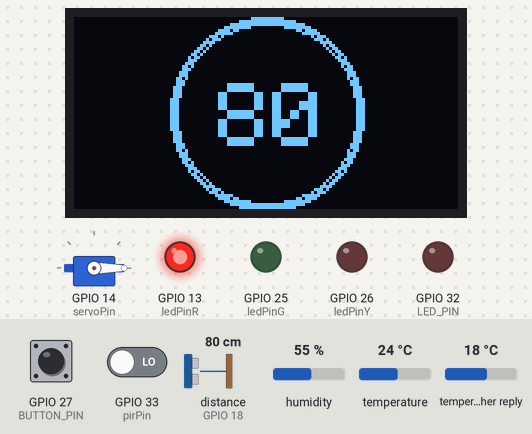
Simulated run of this program. Board: ESP32. Shown: servo, 128×64 one-colour display, output pins drawn as LEDs (lit = HIGH). Wiring (from diagram.json): ultrasonic range finder: trigger GPIO 19; echo GPIO 18. The inputs (shaded band) are chosen by the test bench; at power-on: GPIO 27 (BUTTON_PIN) HIGH, GPIO 33 (pirPin) LOW, humidity 55 %, distance to the obstacle (sensor on GPIO 18) 80 cm, temperature 24 °C, temperature in the weather reply 18 °C. The echo pulse lasts 58.3 µs per cm; WiFi joins after 1.5 s; servers stay silent unless stated; web services answer with replies made up by the test bench; pins used as bus, display or sensor lines are not drawn; what the program prints to the serial monitor is not drawn.

Above: at 3.0 s.
3.1 s: GPIO 27 (BUTTON_PIN) pulled LOW for 0.15 s
At 4.5 s:
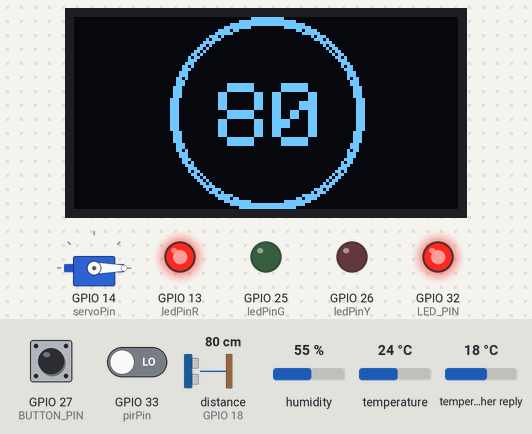
14.4 s: GPIO 33 (pirPin) driven HIGH
At 19.2 s:
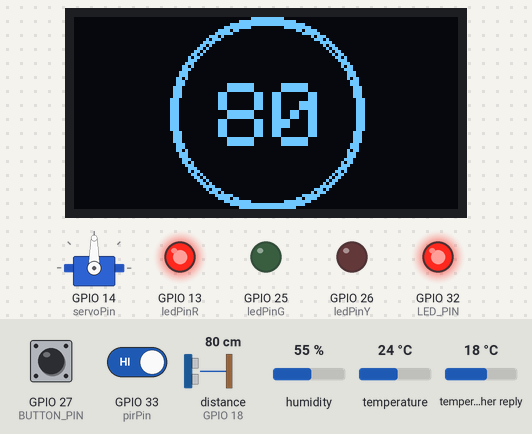
19.5 s: GPIO 27 (BUTTON_PIN) pulled LOW for 1 s
At 20.5 s:
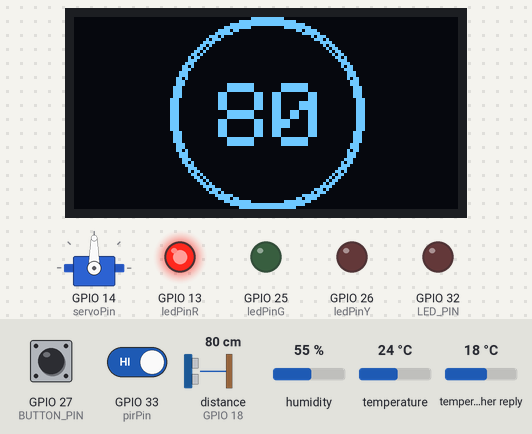
22.0 s: GPIO 33 (pirPin) driven LOW
At 27.2 s:
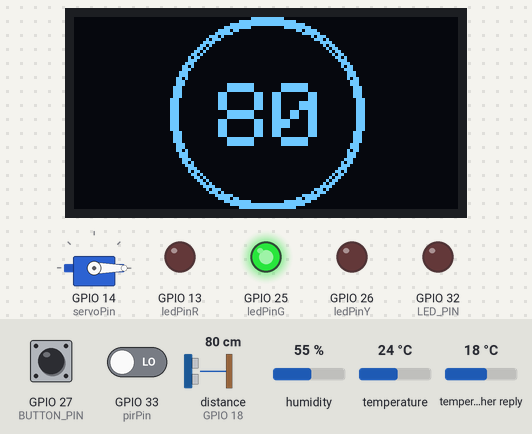
33.1 s: humidity set to 88 %
39.6 s: GPIO 27 (BUTTON_PIN) pulled LOW for 0.15 s
At 45.3 s:
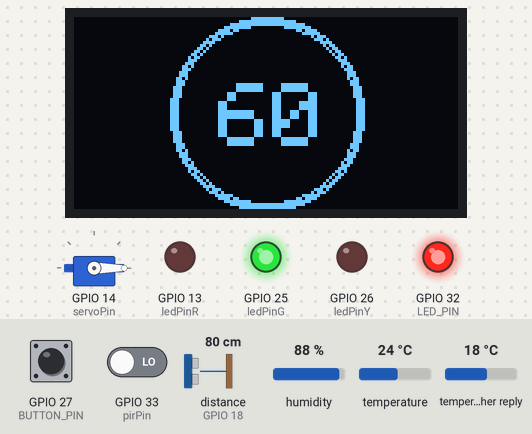
Timing chart, 0 to 46.7 s (numbered marks = the images above; inputs shaded):
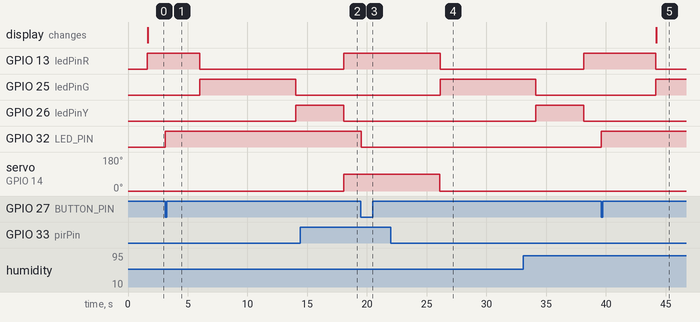

The program:

main.cpp
```cpp
#include <Arduino.h>
#include <WiFi.h>
#include <HTTPClient.h>
#include <ArduinoJson.h>
#include <ESP32Servo.h>
#include <Wire.h>
#include <Adafruit_GFX.h>
#include <Adafruit_SSD1306.h>
#include <DHT.h>

#define SCREEN_WIDTH 128
#define SCREEN_HEIGHT 64
#define DHTTYPE DHT22

int ledPinR = 13;
int ledPinY = 26;
int ledPinG = 25;
int pirPin = 33;

int DHT22Pin = 23;
DHT dht(DHT22Pin, DHTTYPE);
Adafruit_SSD1306 display(SCREEN_WIDTH, SCREEN_HEIGHT, &Wire, -1);

Servo myServo;
int servoPin = 14;

int trigPin = 19;
int echoPin = 18;

const char* ssid = "Wokwi-GUEST";
const char* password = "";

const char* api_url = "https://api.open-meteo.com/v1/forecast?latitude=-28.0167&longitude=153.4000&current=temperature_2m,wind_speed_10m,relative_humidity_2m&timezone=auto";
WiFiClientSecure cloudClient;

// Timing and state variables for the non-blocking traffic light
unsigned long previousMillis = 0;
unsigned long currentInterval = 6000; // Starts with Red light delay
int trafficState = 0; // 0 = Red, 1 = Green, 2 = Yellow

// Timing used for speed check
unsigned long lastSpeedCheckMillis = 0;
unsigned long speedCheckInterval = 100; // Take a reading every 100ms
float lastDistance = -1;

// Timing used for non-blocking warning display
unsigned long lastWarningMillis = 0;
unsigned long WarningInterval = 1000;

bool pedestrianDetected = false;
bool barrierLowered = false;
int speedLimit = 80; // Default speed limit in km/h

struct weatherData {
  float temperature;
  float humidity;
};

weatherData onlineWeather;
float temperature;
float humidity;


// Upload Button Configuration (interupt)
int BUTTON_PIN = 27;
int LED_PIN = 32;

volatile bool buttonPressedStatus = false;
volatile unsigned long lastPressTime = 0;
int ledState = LOW;

void IRAM_ATTR handleButtonInterrupt() {
  if (millis() - lastPressTime > 300) {
    buttonPressedStatus = true;
    lastPressTime = millis();
  }
}

// Upload to ThingSpeak Configuration
const char* THINGSPEAK_WRITE_API_KEY = "";
const char* THINGSPEAK_UPDATE_URL = "https://api.thingspeak.com/update";
const unsigned long UPLOAD_INTERVAL = 20000;
unsigned long lastUpload = 0;
bool hasUploaded = false;

String buildUpdateUrl(const char* apiKey, int trafficState, int speedLimit, float temperature, float humidity) {
  return String(THINGSPEAK_UPDATE_URL) +
         "?api_key=" + apiKey +
         "&field1=" + String(trafficState) +
         "&field2=" + String(speedLimit) +
         "&field3=" + String(temperature, 2) +
         "&field4=" + String(humidity, 2);
}

bool uploadReading(int trafficState, int speedLimit, float temperature, float humidity) {
  if (WiFi.status() != WL_CONNECTED) {
    Serial.println("Upload skipped: Wi-Fi is not connected.");
    return false;
  }

  cloudClient.setInsecure();  // Wokwi demo; pin ThingSpeak's CA in production.
  HTTPClient http;
  String url = buildUpdateUrl(THINGSPEAK_WRITE_API_KEY, trafficState, speedLimit, temperature, humidity);

  if (!http.begin(cloudClient, url)) {
    Serial.println("Could not initialise the HTTPS request.");
    return false;
  }

  http.setConnectTimeout(5000);
  http.setTimeout(5000);
  int responseCode = http.GET();
  String entryId = http.getString();
  http.end();

  Serial.print("ThingSpeak HTTP response: ");
  Serial.print(responseCode);
  Serial.print(" | entry id: ");
  Serial.println(entryId);

  // ThingSpeak answers with the new entry id, or "0" when the update was
  // refused (bad key, or faster than the free-tier 15 s rate limit).
  return responseCode == HTTP_CODE_OK && entryId.toInt() > 0;
}

weatherData fetchOnlineWeatherData() {
  Serial.println("Fetching online weather data...");
  HTTPClient http;
  http.begin(api_url);
  int httpResponseCode = http.GET();
  float temperature;
  float humidity;
  if (httpResponseCode > 0) {
    String payload = http.getString();
    JsonDocument doc;
    deserializeJson(doc, payload);
    temperature = doc["current"]["temperature_2m"];
    humidity = doc["current"]["relative_humidity_2m"];
    Serial.println("Online Weather Data:");
    Serial.print("Temperature: ");
    Serial.print(temperature);
    Serial.println(" °C");
    Serial.print("Humidity: ");
    Serial.print(humidity);
    Serial.println(" %");
  } else {
    Serial.print("Error on HTTP request: ");
    Serial.println(httpResponseCode);
    temperature = 0;
    humidity = -1;
  }

  http.end();
  return {temperature, humidity};
}
weatherData getDHT22Readout() {
  // Reading temperature or humidity takes about 250 milliseconds
  // Sensor readings may also be up to 2 seconds 'old'
  float humidity = dht.readHumidity();
  float temperature = dht.readTemperature(); // Reads Celsius by default
  // Check if any reads failed and exit early
  if (isnan(humidity) || isnan(temperature)) {
    Serial.println("Failed to read from DHT22 sensor!");
    return {0, -1};
  }
  return {temperature, humidity};
}


int newSpeedLimit() {
  weatherData DHT22Weather = getDHT22Readout();

  if (DHT22Weather.humidity == -1 && onlineWeather.humidity == -1) {
    return speedLimit; // Return the last known speed limit if sensor fails
  }
  else if (DHT22Weather.humidity == -1) {
    temperature = onlineWeather.temperature;
    humidity = onlineWeather.humidity;
  }
  else if (onlineWeather.humidity == -1) {
    temperature = DHT22Weather.temperature;
    humidity = DHT22Weather.humidity;
  }
  else {
    temperature = (DHT22Weather.temperature + onlineWeather.temperature) / 2;
    humidity = (DHT22Weather.humidity + onlineWeather.humidity) / 2;
  }
  Serial.print("Temperature: ");
  Serial.print(temperature);
  Serial.println(" °C");
  Serial.print("Humidity: ");
  Serial.print(humidity);
  Serial.println(" %");
  if (temperature <= 0 && humidity > 70) {
    return 40; // Possible icy conditions
  } else if (temperature > 0 && humidity > 70) {
    return 60; // Possible Wet / Foggy conditions
  } else {
    return 80; // Default speed limit
  }
}

void showSpeedLimit(int speed) {
  display.clearDisplay();

  // circular sign outline
  display.drawCircle(64, 32, 30, SSD1306_WHITE);
  display.drawCircle(64, 32, 31, SSD1306_WHITE);
  display.drawCircle(64, 32, 32, SSD1306_WHITE);

  // Print speed number
  display.setTextSize(3);
  display.setTextColor(SSD1306_WHITE);

  // Center alignment offset
  if (speed < 100) {
    display.setCursor(48, 22);
  } else {
    display.setCursor(40, 22);
  }

  display.print(speed);

  display.display();
}

float getDistanceCM() {
  digitalWrite(trigPin, LOW);
  delayMicroseconds(2);

  digitalWrite(trigPin, HIGH);
  delayMicroseconds(10);
  digitalWrite(trigPin, LOW);

  // Read the echo pulse, timeout after 30ms to prevent lag if no object is found
  long duration = pulseIn(echoPin, HIGH, 30000);

  if (duration == 0) return -1; // Returns -1 if out of range

  // Calculate distance in cm (Speed of sound is ~0.034 cm/microsecond)
  return duration * 0.034 / 2;
}
bool isSpeeding() {
  bool speeding = false;
  if (millis() - lastSpeedCheckMillis >= speedCheckInterval) {
    lastSpeedCheckMillis = millis();

    float currentDistance = getDistanceCM();

    // Ensure we have valid readings for both current and previous distances
    if (currentDistance > 0 && lastDistance > 0) {

      // Calculate how far the car moved (in cm)
      float distanceChanged = lastDistance - currentDistance;

      if (distanceChanged > 0) { // Positive change means the car is moving towards the sensor
        // Convert distance to meters
        float distance_m = distanceChanged / 100.0;

        // Convert interval to seconds
        float time_s = speedCheckInterval / 1000.0;

        // Speed = d/t (m/s)
        float speed_m_s = distance_m / time_s;

        // Convert to km/h
        float speed = speed_m_s * 3.6;
        speeding = speed > speedLimit;
      }
    }
    lastDistance = currentDistance;
  }
  return speeding;
}


void setup() {
  // wifi connection
  Serial.begin(115200);
  WiFi.begin(ssid, password);

  delay(100);

  int wifiTimeCounter = 0;
  while (WiFi.status() != WL_CONNECTED){
    delay(500);
    Serial.print(".");
    wifiTimeCounter++;
    if (wifiTimeCounter > 20) { // Timeout after 10 seconds
      break;
    }
  }

  Serial.println("\nWiFi Status: ");
  Serial.println(WiFi.status() == WL_CONNECTED? "Connected" : "Not Connected");

  pinMode(ledPinY, OUTPUT);
  pinMode(ledPinR, OUTPUT);
  pinMode(ledPinG, OUTPUT);

  // servo setup
  ESP32PWM::allocateTimer(0);
  ESP32PWM::allocateTimer(1);
  ESP32PWM::allocateTimer(2);
  ESP32PWM::allocateTimer(3);

  myServo.setPeriodHertz(50);
  myServo.attach(servoPin, 500, 2400);

  // Set initial servo position to close (0)
  myServo.write(0);

  // sensor setup
  pinMode(pirPin, INPUT);
  dht.begin();

  // Initiate traffic light state
  digitalWrite(ledPinR, HIGH);
  digitalWrite(ledPinY, LOW);
  digitalWrite(ledPinG, LOW);

  // Speed limit sign setup
  Wire.begin(21, 22);

  if (!display.begin(SSD1306_SWITCHCAPVCC, 0x3C)) {
    Serial.println("SSD1306 allocation failed");
    for (;;);
  }

  showSpeedLimit(speedLimit); // Set initial speed sign

  // ultrasound sensor setup
  pinMode(trigPin, OUTPUT);
  pinMode(echoPin, INPUT);

  // Upload button setup
  pinMode(LED_PIN, OUTPUT);
  pinMode(BUTTON_PIN, INPUT_PULLUP);
  attachInterrupt(digitalPinToInterrupt(BUTTON_PIN), handleButtonInterrupt, FALLING);

  // get online weather data at each bootup
  onlineWeather = fetchOnlineWeatherData();
}

void loop() {
  unsigned long currentMillis = millis();

  // 1. Non-blocking Traffic Light State Machine
  if (currentMillis - previousMillis >= currentInterval) {
    previousMillis = currentMillis;

    if (trafficState == 0) {
      digitalWrite(ledPinR, LOW);
      digitalWrite(ledPinG, HIGH);
      trafficState = 1;
      currentInterval = 8000;
      speedLimit = newSpeedLimit(); // Update speed limit based on weather conditions
    }
    else if (trafficState == 1) {
      digitalWrite(ledPinG, LOW);
      digitalWrite(ledPinY, HIGH);
      trafficState = 2;
      currentInterval = 4000;
    }
    else if (trafficState == 2) {
      digitalWrite(ledPinY, LOW);
      digitalWrite(ledPinR, HIGH);
      trafficState = 0;
      currentInterval = 6000;
    }
    else if (trafficState == 3) {
      while (digitalRead(pirPin) == HIGH){
        delay(1000); // Pause the loop until the pedestrian leaves the detection zone
      }
      myServo.write(0); // Raise barrier back to 0 degrees
      Serial.println("Pedestrian left!");
      pedestrianDetected = false; // Reset the state
      barrierLowered = false; // Reset the barrier state
      trafficState = 0;
      currentInterval = 0;
    }
  }
  if(digitalRead(pirPin) == HIGH && pedestrianDetected == false) {
    Serial.println("Pedestrian detected!");
    pedestrianDetected = true;
  }
  // 2. PIR Sensor and Servo Handling (Non-blocking)
  // Trigger if motion is detected during Yellow light, and barrier isn't already moving
  if (pedestrianDetected && trafficState == 0 && !barrierLowered) {
    myServo.write(90); // Drop barrier to 90 degrees
    barrierLowered = true;
    trafficState = 3;
    currentInterval = 8000;
  }

  if (isSpeeding()){
    display.clearDisplay();
    display.setTextSize(3);
    display.setCursor(30, 22);
    display.print("SLOW!");
    display.display();
    lastWarningMillis = currentMillis;
    //display.print(speedLimit);
    } // Check speed every loop iteration
  else if (currentMillis - lastWarningMillis >= WarningInterval) {
    showSpeedLimit(speedLimit); // Reset to speed limit sign after warning
  }
  // Check if the barrier has been down for 5 seconds
  /*if ((currentMillis - previousMillis >= currentInterval) && trafficState == 0 && barrierLowered) {
    while (digitalRead(pirPin) == HIGH){
      delay(1000); // Pause the loop until the pedestrian leaves the detection zone
    }
    myServo.write(0); // Raise barrier back to 0 degrees
    Serial.println("Pedestrian left!");
    pedestrianDetected = false; // Reset the state
    barrierLowered = false; // Reset the barrier state
  }*/

  if (buttonPressedStatus == true) {
    buttonPressedStatus = false;
    ledState = !ledState;
    digitalWrite(LED_PIN, ledState);
    Serial.println(ledState?"Upload enabled":"Upload disabled");
  }
  if (ledState == HIGH && currentMillis - lastUpload >= UPLOAD_INTERVAL) {
    lastUpload = currentMillis;
    uploadReading(trafficState, speedLimit, temperature, humidity);
  }
}
```

Measured:
- after the input at 3.1 s, GPIO 32 (LED_PIN): LOW → HIGH at once
- after the input at 14.4 s, servo on GPIO 14 (servoPin): 0° → 90° after 3.7 s
- after the input at 19.5 s, GPIO 32 (LED_PIN): HIGH → LOW at once
- after the input at 22.0 s, GPIO 13 (ledPinR): HIGH → LOW after 4.1 s; GPIO 25 (ledPinG): LOW → HIGH after 4.1 s; servo on GPIO 14 (servoPin): 90° → 0° after 4.1 s
- after the input at 39.6 s, GPIO 32 (LED_PIN): LOW → HIGH at once
